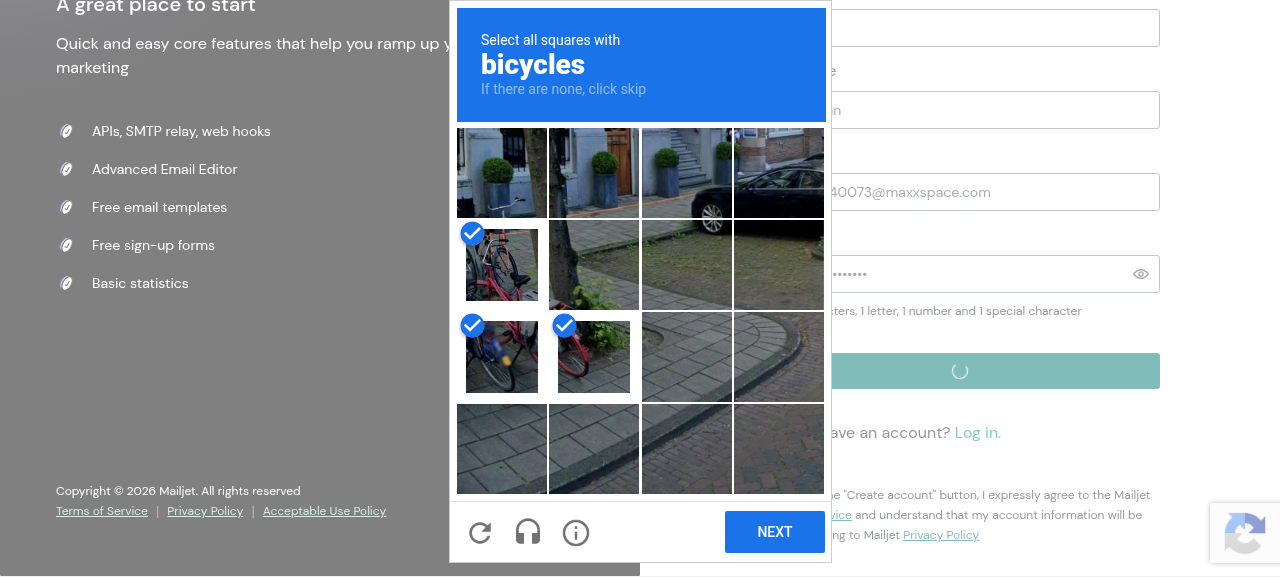
#> input picture scripts/captcha_bikesel.png, 1280 x 577 px
$ python captcha_tiles.py captcha_bikesel.png captcha_cross_sel.png 5 5
#> lines starting #> are read from the running program, lines starting #| are printed output that depends on the picture
#!/usr/bin/env python3
"""Crop reCAPTCHA 4x4 grid from screenshot into a labeled contact sheet (2x upscale)."""
import sys
from PIL import Image, ImageDraw

src, out = sys.argv[1], sys.argv[2]
# grid bounds in screenshot pixels (from visual inspection of 1280-wide screenshot)
GX0, GY0, GX1, GY1 = 455, 128, 823, 491
im = Image.open(src).convert("RGB")
#> im is the input picture: PIL image 1280x577 RGB; mean R, G, B 164.1, 171.6, 179.3
cols = int(sys.argv[3]) if len(sys.argv) > 3 else 4
rows = int(sys.argv[4]) if len(sys.argv) > 4 else 4
tw = (GX1 - GX0) / cols
th = (GY1 - GY0) / rows
tile = int(max(tw, th)) + 4
sheet = Image.new("RGB", (cols * tile, rows * tile + 30), (255, 255, 255))
#> sheet: PIL image 385x415 RGB; every value is 255
d = ImageDraw.Draw(sheet)
for r in range(rows):
    for c in range(cols):
        box = (int(GX0 + c * tw), int(GY0 + r * th), int(GX0 + (c + 1) * tw), int(GY0 + (r + 1) * th))
        t = im.crop(box).resize((tile - 8, tile - 8), Image.LANCZOS)
        x, y = c * tile + 4, r * tile + 4
        sheet.paste(t, (x, y))
        d.rectangle([x - 2, y - 2, x + tile - 6, y + tile - 6], outline=(255, 0, 0), width=2)
        d.text((x + 4, y + 4), f"r{r+1}c{c+1}", fill=(255, 255, 0))
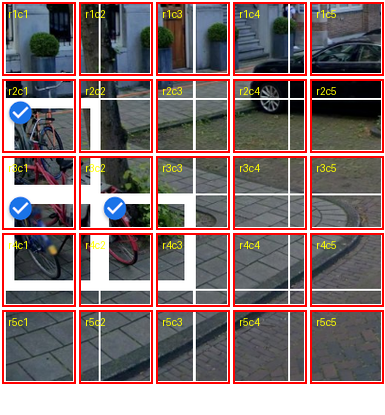
#> sheet: PIL image 385x415 RGB; mean R, G, B 133.3, 114.6, 115.3
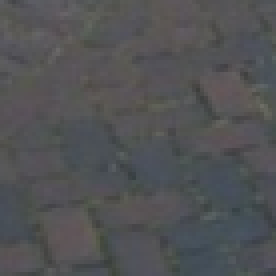
#> t: PIL image 69x69 RGB (shown 4 times larger); mean R, G, B 81.7, 82.6, 84.5
d.text((8, rows * tile + 8), f"tiles {rows}x{cols} — src={src}", fill=(0, 0, 0))
sheet.save(out)
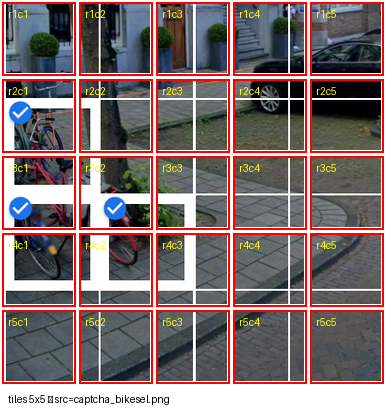
#> saved as captcha_cross_sel.png: PIL image 385x415 RGB; mean R, G, B 132.7, 114.1, 114.8
print(out, sheet.size)
#| captcha_cross_sel.png (385, 415)

$ run again, on scripts/captcha_done.png
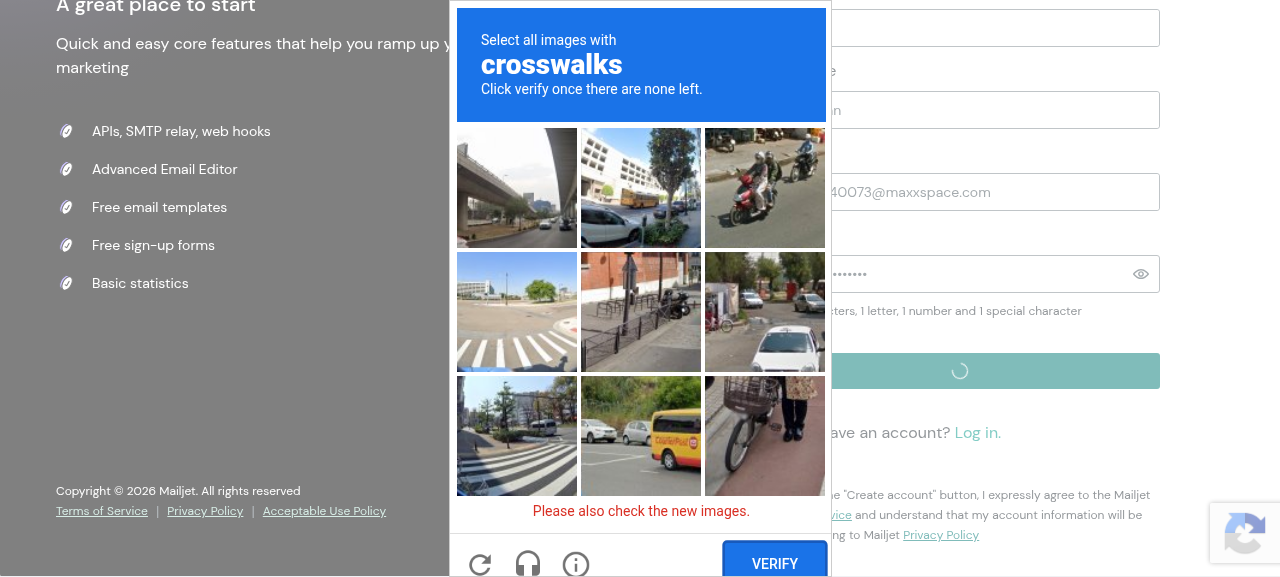
#> input picture scripts/captcha_done.png, 1280 x 577 px
#> im is the input picture: PIL image 1280x577 RGB; mean R, G, B 173.6, 179.2, 185.1
#> after the loop `for r in range(rows):`:
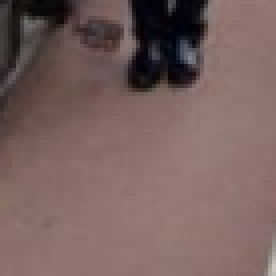
#> t: PIL image 69x69 RGB (shown 4 times larger); mean R, G, B 119.9, 97.1, 94.1
#> `sheet.save(out)`:
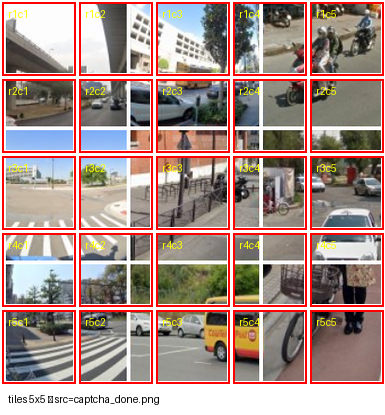
#> saved as captcha_done.png: PIL image 385x415 RGB; mean R, G, B 168.9, 144, 138.1
#| captcha_done.png (385, 415)
